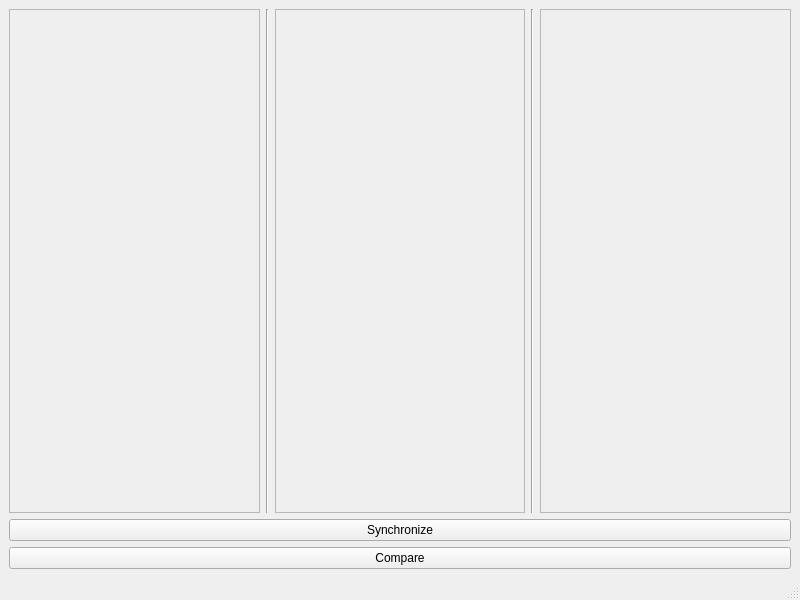
<?xml version="1.0" encoding="UTF-8"?>
<ui version="4.0">
 <class>Tampil</class>
 <widget class="QMainWindow" name="Tampil">
  <property name="geometry">
   <rect>
    <x>0</x>
    <y>0</y>
    <width>800</width>
    <height>600</height>
   </rect>
  </property>
  <property name="windowTitle">
   <string>MainWindow</string>
  </property>
  <widget class="QWidget" name="centralwidget">
   <layout class="QGridLayout" name="gridLayout">
    <item row="0" column="0">
     <layout class="QVBoxLayout" name="verticalLayout_3">
      <item>
       <layout class="QHBoxLayout" name="horizontalLayout_2">
        <item>
         <widget class="QScrollArea" name="scrollArea">
          <property name="widgetResizable">
           <bool>true</bool>
          </property>
          <widget class="QWidget" name="scrollAreaWidgetContents_2">
           <property name="geometry">
            <rect>
             <x>0</x>
             <y>0</y>
             <width>247</width>
             <height>470</height>
            </rect>
           </property>
           <layout class="QGridLayout" name="gridLayout_2">
            <item row="0" column="0">
             <layout class="QVBoxLayout" name="verticalLayout"/>
            </item>
           </layout>
          </widget>
         </widget>
        </item>
        <item>
         <widget class="Line" name="line_2">
          <property name="orientation">
           <enum>Qt::Vertical</enum>
          </property>
         </widget>
        </item>
        <item>
         <widget class="QScrollArea" name="scrollArea_2">
          <property name="widgetResizable">
           <bool>true</bool>
          </property>
          <widget class="QWidget" name="scrollAreaWidgetContents">
           <property name="geometry">
            <rect>
             <x>0</x>
             <y>0</y>
             <width>248</width>
             <height>470</height>
            </rect>
           </property>
           <layout class="QVBoxLayout" name="verticalLayout_5">
            <item>
             <layout class="QVBoxLayout" name="verticalLayout_2"/>
            </item>
           </layout>
          </widget>
         </widget>
        </item>
        <item>
         <widget class="Line" name="line">
          <property name="orientation">
           <enum>Qt::Vertical</enum>
          </property>
         </widget>
        </item>
        <item>
         <widget class="QScrollArea" name="scrollArea_3">
          <property name="widgetResizable">
           <bool>true</bool>
          </property>
          <widget class="QWidget" name="scrollAreaWidgetContents_3">
           <property name="geometry">
            <rect>
             <x>0</x>
             <y>0</y>
             <width>247</width>
             <height>470</height>
            </rect>
           </property>
           <layout class="QVBoxLayout" name="verticalLayout_6">
            <item>
             <layout class="QVBoxLayout" name="verticalLayout_4"/>
            </item>
           </layout>
          </widget>
         </widget>
        </item>
       </layout>
      </item>
      <item>
       <widget class="QPushButton" name="pushButton_2">
        <property name="text">
         <string>Synchronize</string>
        </property>
       </widget>
      </item>
      <item>
       <widget class="QPushButton" name="pushButton">
        <property name="text">
         <string>Compare</string>
        </property>
       </widget>
      </item>
     </layout>
    </item>
   </layout>
  </widget>
  <widget class="QMenuBar" name="menubar">
   <property name="geometry">
    <rect>
     <x>0</x>
     <y>0</y>
     <width>800</width>
     <height>22</height>
    </rect>
   </property>
  </widget>
  <widget class="QStatusBar" name="statusbar"/>
 </widget>
 <resources/>
 <connections/>
</ui>
